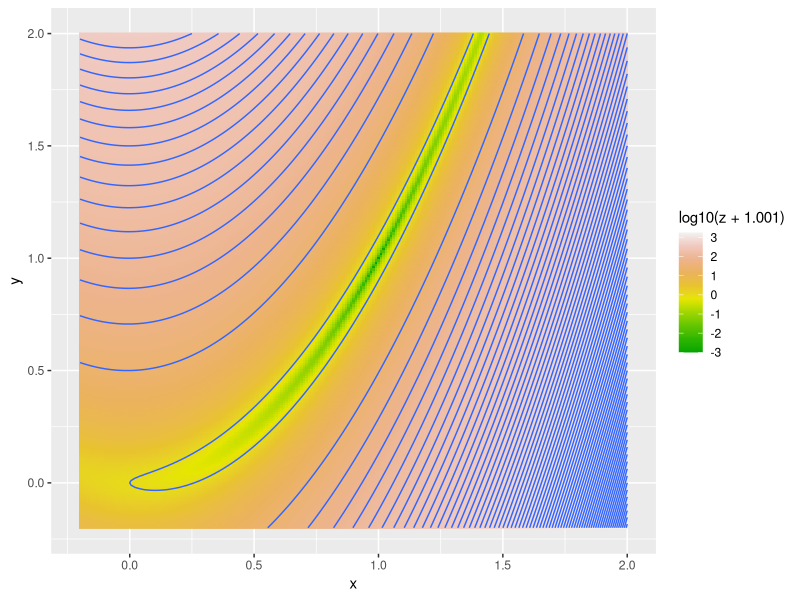

This figure's R source: (Note: this script raises an error after producing the figure.)
## ---- chunk 1
xvals <- (-20:200)/100
yvals <- (-20:200)/100
df <- data.frame(id=seq(1:(length(xvals)*length(yvals))))
df$x=as.vector(matrix(xvals,length(xvals),length(yvals),byrow=FALSE))
df$y=as.vector(matrix(xvals,length(xvals),length(yvals),byrow=TRUE))
df$z=100*(df$y-df$x*df$x)^2+(1-df$x)^2-1
library(ggplot2)
ggplot(df, aes(x, y, z=z)) + 
  geom_raster(aes(fill=log10(z+1.001))) + 
  geom_contour(binwidth=25) +
  scale_fill_gradientn(colors = terrain.colors(10))
## ---- chunk 2
## x is size 2 vector, foo is an arbitrary vector
foo <- function(x) {
  return(100*(x[2]-x[1]*x[1])*(x[2]-x[1]*x[1])+(1-x[1])*(1-x[1])-1)
}

itr <<- 0
bar <- function(x) {
  itr <<- itr + 1
  ret <- 100*(x[2]-x[1]*x[1])*(x[2]-x[1]*x[1])+(1-x[1])*(1-x[1])-1
  print(c(itr,x,ret))
  return(ret)
}

print(optim(c(0,1.8),foo,"Nelder-Mead",control=list(reltol=1e-16)))
print(optim(c(0.9,1.1),foo,"Nelder-Mead"))
## ---- chunk 3
runNelderMead(c(0,1.8), 1.0, 1e-6)
runNelderMead(c(0.9,1.1), 1.0, 1e-6)
runNelderMead(c(0.9,1.1), 0.15, 1e-6)
## ---- chunk 4
## x is observed data
## pis, mus, sds are k-dimensional vectors
llk.gmm <- function(x, pis, mus, sds) {
  ## make x to be n x k matrix
  k <- length(pis)
  n <- length(x)
  llks <- rowSums( 
            matrix(pis, n, k, byrow=TRUE) * 
              dnorm( matrix(x, n, k), 
                     matrix(mus, n, k, byrow=TRUE), 
                     matrix(sds, n, k, byrow=TRUE) ) )
  return (sum(log(llks)))
}

mle.gmm <- function(x, start) {
  k <- (length(start)+1)/3
  r <- optim( start, function(y)  {
    0-llk.gmm(x, ## observed data
              c(y[1:(k-1)],1-sum(y[1:(k-1)])), ## pis 
              y[k:(2*k-1)],    ## mus
              y[(2*k):(3*k-1)])  ## sds
  }, control=list(maxit=10000))
  return(r)
}

x <- c( rnorm(1000), rnorm(500) + 5 )  ## 1:2 mixture of N(0,1) and N(5,1)
mle.gmm(x, c(0.5, -4, 6, sd(x), sd(x)))
## ---- chunk 5
## x is observed data
## pis, mus, sds are k-dimensional vectors
llk.gmm <- function(x, pis, mus, sds) {
  ## make x to be n x k matrix
  k <- length(pis)
  n <- length(x)
  llks <- rowSums( 
            matrix(pis, n, k, byrow=TRUE) * 
              dnorm( matrix(x, n, k), 
                     matrix(mus, n, k, byrow=TRUE), 
                     matrix(sds, n, k, byrow=TRUE) ) )
  return (sum(log(llks)))
}

## convert k dimensional pis to k-1 unconstrained dimensions
restricted2free <- function(pis) {
  k <- length(pis)
  ret <- vector(length=k-1)
  res <- 1.0;
  for(i in 1:(k-1)) {
    v <- res * pis[i];
    ret[i] <- log(v/(1-v))
    res <- res * (1-pis[i])
  }
  return(ret);
}

## convert k-1 unconstrained parameters to pi
free2restricted <- function(x) {
  k <- length(x)+1
  pis <- vector(length=k)
  res <- 1.0;
  for(i in 1:(k-1)) {
    v <- 1/(1+exp(0-x[i]))
    pis[i] <- res * v
    res <- res * (1-v)
  }
  pis[k] <- res
  return(pis)
}

mle.gmm2 <- function(x, pi0, mu0, sd0) {
  k <- length(pi0)
  start <- c(restricted2free(pi0), mu0, log(sd0))
  r <- optim( start, function(y)  {
    pis <- free2restricted(y[1:(k-1)])
    sds <- exp(y[(2*k):(3*k-1)])
    0-llk.gmm(x, ## observed data
              pis,                 ## new pis 
              y[k:(2*k-1)],    ## mus
              sds)                 ## sds
  }, control=list(maxit=10000) )
  return(list(pis=free2restricted(r$par[1:(k-1)]),
              mus=r$par[k:(2*k-1)],sds=exp(r$par[(2*k):(3*k-1)])))
}

x <- c( rnorm(1000), rnorm(500) + 5 )  ## 2:1 mixture of N(0,1) and N(5,1)
mle.gmm2(x, c(0.5, 0.5), c(-4, 6), c(sd(x), sd(x)) )
## ---- chunk 6
x <- c( rnorm(1000), rnorm(500) + 5 )
runGMMSimplex(x, 2, c(0.5, 0.5), c(-4, 6), c(1,1), 1e-6)
